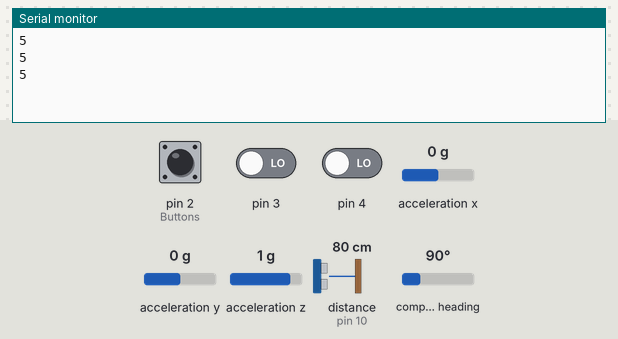
Bench run of a sketch on a simulated Arduino Uno, built with avr-gcc and run on an emulated ATmega328P. Parts: the last lines printed to the serial monitor. Wiring (inferred from the names in the program): ultrasonic range finder: trigger pin 9; echo pin 10. The inputs (shaded band) are chosen by the test bench; at power-on: distance to the obstacle (sensor on pin 10) 80 cm, pin 2 (Buttons) LOW, pin 3 LOW, pin 4 LOW, acceleration x 0 g, acceleration y 0 g, acceleration z 1 g, compass heading 90°. The echo pulse lasts 58.3 µs per cm.

Above: at 1.3 s.
1.4 s: distance to the obstacle (sensor on pin 10) set to 2 cm
At 1.83 s:
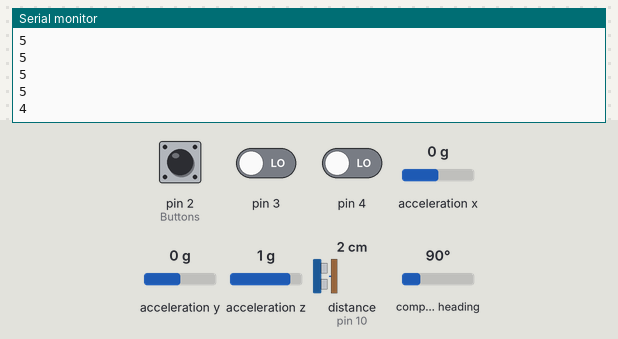
2.9 s: pin 2 (Buttons) pulled HIGH for 0.6 s
At 3.34 s:
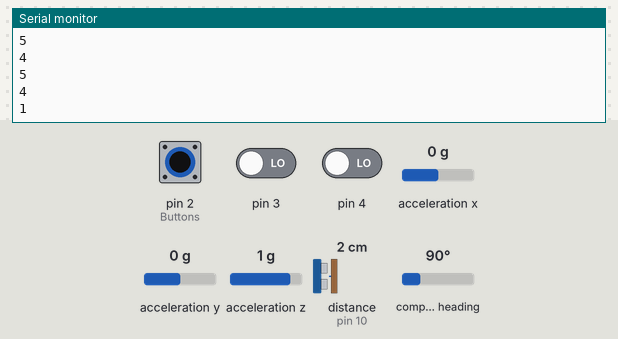
5.0 s: pin 3 driven HIGH
At 5.35 s:
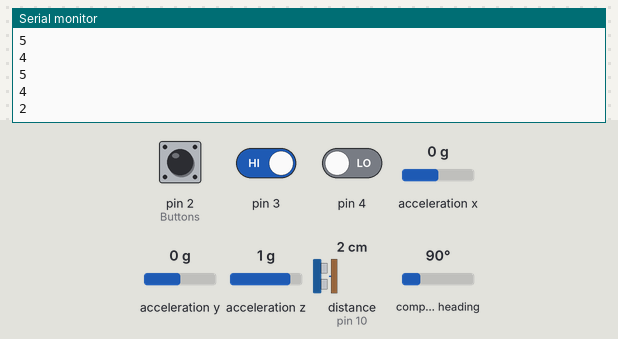
Timing chart, 0 to 8.0 s (numbered marks = the images above; inputs shaded):
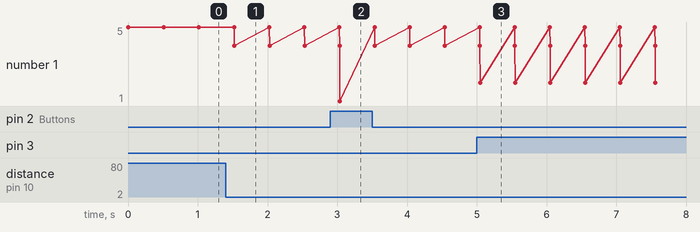

The sketch:

LSM_Lego_Yoshi_Arduino.ino
```cpp
#include "Accelerometer.h"   // Custom class created by Advait Ukidve. Find at https://github.com/AdvaitU/beginners-accelerometer-bno055
Accelerometer acc;           // Create object of the Accelerometer class// defines pins numbers

// Ultrasonic sensor setup
const int trigPin = 9;   // Trigger pin
const int echoPin = 10;  // Receive pin
long duration;
int distance;

void setup() {

  Serial.begin(9600);

  acc.setUpAccelerometer(45);   // Accelerometer Setup function

  pinMode(2, INPUT);            // Buttons
  pinMode(3, INPUT);
  pinMode(4, INPUT);
  pinMode(5, INPUT);

  pinMode(trigPin, OUTPUT); // Sets the trigPin as an Output
  pinMode(echoPin, INPUT); // Sets the echoPin as an Input

}

void loop() {

  acc.modMapXYZ(0, 720, 0, 720, 0, 720);   // Calibrates sensor readings to degrees
  if (acc.getX() <= 280) {                 // If figurine is rotated forward beyond 140 degrees
    Serial.println("5");
  }
  //Serial.println(acc.modCreateString(1,1,1));

  digitalWrite(trigPin, LOW);        // Ultrasonic sensor emit wave and receive wave
  delayMicroseconds(2);
  digitalWrite(trigPin, HIGH);
  delayMicroseconds(10);
  digitalWrite(trigPin, LOW);

  duration = pulseIn(echoPin, HIGH); // Reads the echoPin, returns the sound wave travel time in microseconds
  distance = duration * 0.034 / 2;   // Calculates the distance

  // Pushbuttons
  if (distance <= 5) {
    Serial.println("4");
  }

  if (digitalRead(2) == HIGH) {
    Serial.println("1");
    //continue;
  }
  else if (digitalRead(3) == HIGH) {
    Serial.println("2");
  }
  else if (digitalRead(4) == HIGH) {
    Serial.println("3");
  }
  /*else if (digitalRead(5) == HIGH) {
    Serial.println("5");
  }*/
  else {}


  //delay(acc.getLatency());                             // Latency adjustment
  delay(500);

  }
```

Accelerometer.h
```cpp
// (licence header left out)
/* Interfacing with an Arduino Leonardo over I2C:
BNO055 -----  Arduino
Vin    ---->  5V
GND    ---->  GND
SDA    ---->  SDA
SCL    ---->  SCL
*/


#include <Wire.h>                  // For communication with I2C device - the BNO055 sensor
#include <Adafruit_Sensor.h>       // Adafruit Unified Sensor Library - https://github.com/adafruit/Adafruit_Sensor
#include <Adafruit_BNO055.h>       // Adafruit BNO055 Library - https://github.com/adafruit/Adafruit_BNO055
#include <utility/imumaths.h>      // For vector calculations in BNO055 Library - https://github.com/adafruit/Adafruit_BNO055/blob/master/utility/imumaths.h

// ACCELEROMETER CLASS DECLARATION ---------------------------------------------------------------------------------------------

class Accelerometer {

// PRIVATE ----------------------------------------------------------------
  private:

    int x;              // To store tilt along the x-axis (Roll)
    int y;              // To store tilt along the x-axis (Pitch)
    int z;              // To store tilt along the x-axis (Yaw)

    int latency;        // Latency of sending data - Check setUpAccelerometer() documentation below for more information on how to use.

    String output;      // String that save the output string in comma separated format i.e. "x,y,z" - Print this to console/serial monitor

    Adafruit_BNO055 bno = Adafruit_BNO055(55);   // BNO055 Object from Adafruit BNO055 Library
    sensors_event_t event;                       // Adafruit Unified Sensor Library Event struct to save event data

// PUBLIC ----------------------------------------------------------------

  public:

    // GETTERS -----------------------------------------------------------
    int getX() {         // Get x
      return x;
    }

    int getY() {         // Get y
      return y;
    }

    int getZ() {         // Get z
      return z;
    }

    int getLatency() {   // Get latency
      return latency;
    }

    // METHODS ------------------------------------------------------------------------

    // SETUP
    // Put in setup() of Arduino Programme. This sets up the Accelerometer object from the BNO055 Library and also adjusts the latency of the programme as an optional argument
    void setUpAccelerometer(int lat = 45) {

      if(!bno.begin())            // Initialise the sensor
      {
        //Serial.print("No BNO055 was detected. Please check your connections");  // Test print statement
        while(1);
      }

      bno.setExtCrystalUse(true);  // Use external crystal for timing
      //delay(1000);

      latency = lat; // This adjusts the rate at which the programme sends data to the Serial Monitor
      /*
      - Setting latency is a trade-off between the latency of the movement of the
        player and camera in-game versus the impact of the natural shaking of one's hand.
      - For example, the minimum recommended latency of 30 will make the camera and player movements
        smoother by sending data to the serial port every 30 milliseconds but will cause the game to
        pick up the player's hand motions frequently resulting in camera jitter.
      - A latency close to the maximum recommended latency of 150 will send signals every 150 milliseconds
        making the camera less susceptible to hand jitter but will cause less smooth movement of the
        player and camera.
      - The recommended range is between 30 and 150. The recommended value is 45.
      */
    }

    // MAP (NORMALISE) METHODS ------------------------------------------------------------------------------------------------------
    // Maps x, y, and z with default values
    void mapXYZ() {

      bno.getEvent(&event);        // Get event

      // Map respective raw sensor values to between -50 and 50 - Holding the sensor in 0,0,0 should yield output string 0,0,0
      // Change the values to change accuracy and range.
      x = map(event.orientation.x, 0, 360, -50, 50);        // Rotating the ball left to right
      y = map(event.orientation.y, -90, 90, -50, 50);       // Tilting the ball sideways
      z = map(event.orientation.z, -180, 180, -50, 50);     // Moving the ball front and back

    }


    // MODULAR MAP ------------------------------------------------------------------------------------------------------------------
    // Same as mapXYZ but 6 arguments set the min and max range for mapping x, y, and z respectively
    void modMapXYZ(float xMin = 0, float xMax = 360, float yMin = -90, float yMax = 90, float zMin = -180, float zMax = 180) {

      bno.getEvent(&event);        // Get event

      x = map(event.orientation.x, 0, 360, xMin, xMax);        // Rotating the ball left to right
      y = map(event.orientation.y, -90, 90, yMin, yMax);       // Tilting the ball sideways
      z = map(event.orientation.z, -180, 180, zMin, zMax);     // Moving the ball front and back

    }


    // RETURN STRING METHOD --------------------------------------------------------------------------------------------------------
    String createString() {       // (Ideally) put in loop() of Arduino Programme

      output = String(x) + "," + String(y) + "," + String(z);  // Create final string to send out over Serial
      return output;

    }


    // MODULAR CREATE STRING - CHOOSE WHETHER TO SEND X, Y, and Z VALUES INDIVIDUALLY-------------------------------------------------
    // Three arguments in booleans to choose whether to send x,y, and z values (in that order)
    String modCreateString(bool sendX, bool sendY, bool sendZ) {

      output.remove(0,output.length());  // Flush everything from output

      if (sendX) {
        output = String(x) + ",";
      }
      if(sendY) {
        output += String(y) + ",";
      }
      if(sendZ) {
        output += String(z);
      }

      return output;

    }

    // TEST STRING PRINT ---------------------------------------------------------------------------------------------------------------
    // For testing and calibration purposes - prints x,y,z with labels.
    // NOT RECOMMENDED to be sent to Serial Montor in final run as labels will require removal in the programme accessing the serial monitor.

    String testCreateString() {

      output = "X: " + String(x) + ", Y: " + String(y) + ", Z: " + String(z);  // Create final string to send out over Serial
      return output;

    }

    // END ------------------------------------------------------------------------------------------------------------------------------


};
```

Measured:
- after the input at 1.4 s, the serial monitor: prints a new line after 0.13 s (image 1)
- after the input at 2.9 s, the serial monitor: prints a new line after 0.14 s (image 2)
- after the input at 5.0 s, the serial monitor: prints a new line after 0.05 s (image 3)
- plotted number 1: 5 → 4 after the input at 1.4 s, 4 → 2 after the input at 5.0 s
